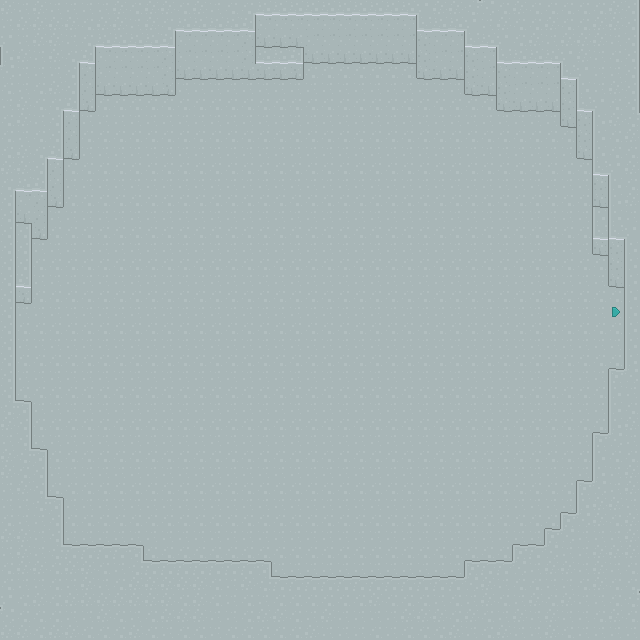

Rendered tile map (Tiled .tmx) drawn with the repository's tilesets; below, a short description and the map source with its tile grids summarised:
An orthogonal 40x40 tile map with 16x16 px tiles, 8 tile layers (Ground Terrain, Ground Overlay, Below0, Below1, ...), 9 hidden layers not drawn.

<map version="1.5" tiledversion="1.7.2" orientation="orthogonal" renderorder="right-down" width="40" height="40" tilewidth="16" tileheight="16" infinite="0" nextlayerid="19" nextobjectid="1">
 <editorsettings>
  <export target="Mysterious Cave 1.json" format="json" />
 </editorsettings>
 <tileset firstgid="1" source="tiles.tsx" />
 <layer id="14" name="Darkness:0.6" width="40" height="40" visible="0" locked="1">
  <data>[1600 cells, 1 non-empty, 1 distinct tile ids]</data>
 </layer>
 <layer id="17" name="Bossdata:sprock2,0" width="40" height="40" visible="0" locked="1">
  <data>[1600 cells, 4 non-empty, 1 distinct tile ids]</data>
 </layer>
 <layer id="10" name="Bossdata:sprock1,0" width="40" height="40" visible="0" locked="1">
  <data>[1600 cells, 10 non-empty, 1 distinct tile ids]</data>
 </layer>
 <layer id="13" name="Boss:0:sprock" width="40" height="40" visible="0" locked="1">
  <data>[1600 cells, 1 non-empty, 1 distinct tile ids]</data>
 </layer>
 <layer id="11" name="Teleporter:World,116,55,4,right" width="40" height="40" visible="0" locked="1">
  <data>[1600 cells, 1 non-empty, 1 distinct tile ids]</data>
 </layer>
 <layer id="18" name="EventTrigger:spawnsprock" width="40" height="40" visible="0" locked="1">
  <data>[1600 cells, 5 non-empty, 1 distinct tile ids]</data>
 </layer>
 <layer id="16" name="Region:Mysterious Cave" width="40" height="40" visible="0" locked="1">
  <data>[1600 cells, 1600 non-empty, 1 distinct tile ids]</data>
 </layer>
 <layer id="1" name="Collision:0" width="40" height="40" visible="0" locked="1">
  <data>[1600 cells, 470 non-empty, 1 distinct tile ids]</data>
 </layer>
 <layer id="12" name="Light:255,255,255,0.1,80" width="40" height="40" visible="0" locked="1">
  <data>[1600 cells, 1 non-empty, 1 distinct tile ids]</data>
 </layer>
 <layer id="2" name="Ground Terrain" width="40" height="40">
  <data>[1600 cells, 1600 non-empty, 2 distinct tile ids]</data>
 </layer>
 <layer id="3" name="Ground Overlay" width="40" height="40">
  <data>[1600 cells, 0 non-empty, 0 distinct tile ids]</data>
 </layer>
 <layer id="4" name="Below0" width="40" height="40">
  <data>[1600 cells, 40 non-empty, 5 distinct tile ids]</data>
 </layer>
 <layer id="5" name="Below1" width="40" height="40">
  <data>[1600 cells, 0 non-empty, 0 distinct tile ids]</data>
 </layer>
 <layer id="6" name="BelowOffset" width="40" height="40">
  <data>[1600 cells, 0 non-empty, 0 distinct tile ids]</data>
 </layer>
 <layer id="7" name="Above0" width="40" height="40">
  <data>[1600 cells, 547 non-empty, 20 distinct tile ids]</data>
 </layer>
 <layer id="8" name="Above1" width="40" height="40">
  <data>[1600 cells, 0 non-empty, 0 distinct tile ids]</data>
 </layer>
 <layer id="9" name="AboveOffset" width="40" height="40">
  <data>[1600 cells, 0 non-empty, 0 distinct tile ids]</data>
 </layer>
</map>
